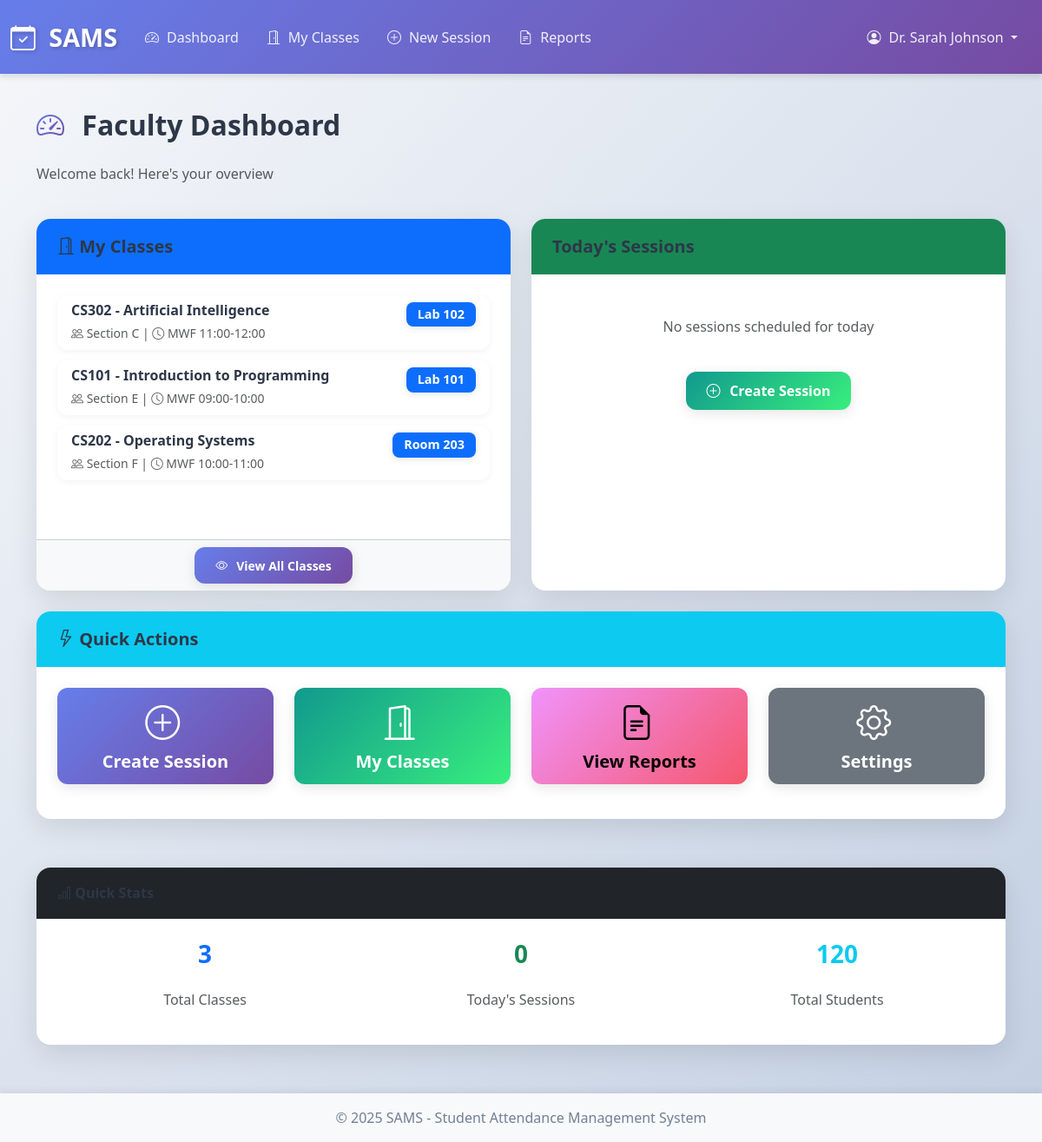
The app's page /faculty/dashboard (signed in) with its own data.
### app.py (models this page shows)
class User(db.Model):
    __tablename__ = 'users'
    id = db.Column(db.Integer, primary_key=True)
    username = db.Column(db.String(80), unique=True, nullable=False)
    email = db.Column(db.String(120), unique=True, nullable=False)
    password_hash = db.Column(db.String(200), nullable=False)
    role = db.Column(db.String(20), nullable=False)
    full_name = db.Column(db.String(100), nullable=False)
    created_at = db.Column(db.DateTime, default=datetime.utcnow)
    is_active = db.Column(db.Boolean, default=True)

class Class(db.Model):
    __tablename__ = 'classes'
    id = db.Column(db.Integer, primary_key=True)
    course_id = db.Column(db.Integer, db.ForeignKey('courses.id'), nullable=False)
    faculty_id = db.Column(db.Integer, db.ForeignKey('faculty.id'), nullable=False)
    section = db.Column(db.String(10))
    schedule = db.Column(db.String(100))
    room = db.Column(db.String(20))
    course = db.relationship('Course', backref='classes')
    faculty = db.relationship('Faculty', backref='classes')

class Course(db.Model):
    __tablename__ = 'courses'
    id = db.Column(db.Integer, primary_key=True)
    course_code = db.Column(db.String(20), unique=True, nullable=False)
    course_name = db.Column(db.String(100), nullable=False)
    department = db.Column(db.String(100))
    credits = db.Column(db.Integer)
    year = db.Column(db.Integer)
    semester = db.Column(db.Integer)

### app.py (the view)
@app.route('/faculty/dashboard')
@role_required('faculty')
def faculty_dashboard():
    faculty = get_current_faculty()
    if not faculty:
        return redirect(url_for('login'))
    my_classes = Class.query.filter_by(faculty_id=faculty.id).all()
    today = datetime.now().date()
    today_sessions = AttendanceSession.query.filter(
        AttendanceSession.class_id.in_([c.id for c in my_classes]),
        AttendanceSession.date == today
    ).all()
    return render_template('faculty/dashboard.html',
                         my_classes=my_classes,
                         today_sessions=today_sessions)

### templates/faculty/dashboard.html (shortened to what this page needs)
{% extends "base.html" %}
{% block content %}
<div class="row mb-4">
    <div class="col-md-12">
        <h2><i class="bi bi-speedometer2"></i> Faculty Dashboard</h2>
        <p class="text-muted">Welcome back! Here's your overview</p>
    </div>
</div>
<div class="row">
    <div class="col-md-6 mb-4">
        <div class="card h-100">
            <div class="card-header bg-primary text-white">
                <h5 class="mb-0"><i class="bi bi-door-open"></i> My Classes</h5>
            </div>
            <div class="card-body" style="max-height: 400px; overflow-y: auto;">
                {% if my_classes %}
                <div class="list-group list-group-flush">
                    {% for class in my_classes %}
                    <a href="{{ url_for('faculty_class_detail', class_id=class.id) }}"
                       class="list-group-item list-group-item-action">
                        <div class="d-flex w-100 justify-content-between">
                            <div>
                                <h6 class="mb-1">{{ class.course.course_code }} - {{ class.course.course_name }}</h6>
                                <small class="text-muted">
                                    <i class="bi bi-people"></i> Section {{ class.section }} |
                                    <i class="bi bi-clock"></i> {{ class.schedule }}
                                </small>
                            </div>
                            <span class="badge bg-primary align-self-start">{{ class.room }}</span>
                        </div>
                    </a>
                    {% endfor %}
                </div>
                {% else %}
                <p class="text-muted text-center py-4">No classes assigned</p>
                {% endif %}
            </div>
            <div class="card-footer bg-light text-center">
                <a href="{{ url_for('faculty_classes') }}" class="btn btn-primary btn-sm">
                    <i class="bi bi-eye"></i> View All Classes
                </a>
            </div>
        </div>
    </div>
    <div class="col-md-6 mb-4">
        <div class="card h-100">
            <div class="card-header bg-success text-white">
                <h5 class="mb-0"> Today's Sessions</h5>
            </div>
            <div class="card-body" style="max-height: 400px; overflow-y: auto;">
                {% if today_sessions %}
                <div class="list-group list-group-flush">
                    {% for session in today_sessions %}
                    <a href="{{ url_for('faculty_session_detail', session_id=session.id) }}"
                       class="list-group-item list-group-item-action">
                        <div class="d-flex w-100 justify-content-between">
                            <div>
                                <h6 class="mb-1">{{ session.class_ref.course.course_name }}</h6>
                                <small class="text-muted">
                                    <i class="bi bi-clock"></i> {{ session.start_time.strftime('%H:%M') }} - {{ session.end_time.strftime('%H:%M') }}
                                </small>
                            </div>
                            <span class="badge bg-{{ 'success' if session.is_active else 'secondary' }} align-self-start">
                                {{ 'Active' if session.is_active else 'Completed' }}
                            </span>
                        </div>
                    </a>
                    {% endfor %}
                </div>
                {% else %}
                <p class="text-muted text-center py-4">No sessions scheduled for today</p>
                <div class="text-center">
                    <a href="{{ url_for('faculty_create_session') }}" class="btn btn-success">
                        <i class="bi bi-plus-circle"></i> Create Session
                    </a>
                </div>
                {% endif %}
            </div>
        </div>
    </div>
</div>
<div class="row">
    <div class="col-md-12">
        <div class="card">
            <div class="card-header bg-info text-white">
                <h5 class="mb-0"><i class="bi bi-lightning"></i> Quick Actions</h5>
            </div>
            <div class="card-body">
                <div class="row text-center">
                    <div class="col-md-3 mb-3">
                        <a href="{{ url_for('faculty_create_session') }}" class="btn btn-primary btn-lg w-100">
                            <i class="bi bi-plus-circle d-block fs-1"></i>
                            Create Session
                        </a>
                    </div>
                    <div class="col-md-3 mb-3">
                        <a href="{{ url_for('faculty_classes') }}" class="btn btn-success btn-lg w-100">
                            <i class="bi bi-door-open d-block fs-1"></i>
                            My Classes
                        </a>
                    </div>
                    <div class="col-md-3 mb-3">
                        <a href="{{ url_for('faculty_reports') }}" class="btn btn-warning btn-lg w-100">
                            <i class="bi bi-file-earmark-text d-block fs-1"></i>
                            View Reports
                        </a>
                    </div>
                    <div class="col-md-3 mb-3">
                        <a href="{{ url_for('admin_classes') }}" class="btn btn-secondary btn-lg w-100">
                            <i class="bi bi-gear d-block fs-1"></i>
                            Settings
                        </a>
                    </div>
                </div>
            </div>
        </div>
    </div>
</div>
<div class="row mt-4">
    <div class="col-md-12">
        <div class="card">
            <div class="card-header bg-dark text-white">
                <h6 class="mb-0"><i class="bi bi-bar-chart"></i> Quick Stats</h6>
            </div>
            <div class="card-body">
                <div class="row text-center">
                    <div class="col-md-4">
                        <h3 class="text-primary">{{ my_classes|length }}</h3>
                        <p class="text-muted">Total Classes</p>
                    </div>
                    <div class="col-md-4">
                        <h3 class="text-success">{{ today_sessions|length }}</h3>
                        <p class="text-muted">Today's Sessions</p>
                    </div>
                    <div class="col-md-4">
                        <h3 class="text-info">
                            {% set total_students = namespace(count=0) %}
                            {% for class in my_classes %}
                                {% set total_students.count = total_students.count + class.enrollments|length %}
                            {% endfor %}
                            {{ total_students.count }}
                        </h3>
                        <p class="text-muted">Total Students</p>
                    </div>
                </div>
            </div>
        </div>
    </div>
</div>
{% endblock %}

### templates/base.html (shortened to what this page needs)
<!DOCTYPE html>
<html lang="en">
<head>
    <link href="https://cdn.jsdelivr.net/npm/bootstrap@5.3.0/dist/css/bootstrap.min.css" rel="stylesheet">
    <link rel="stylesheet" href="https://cdn.jsdelivr.net/npm/bootstrap-icons@1.10.0/font/bootstrap-icons.css">
    <link rel="stylesheet" href="{{ url_for('static', filename='css/style.css') }}">
</head>
<body>
    {% if session.user_id %}
    <nav class="navbar navbar-expand-lg navbar-dark bg-primary">
        <div class="container-fluid">
            <a class="navbar-brand" href="{{ url_for('dashboard') }}">
                <i class="bi bi-calendar-check"></i> SAMS
            </a>
            <div class="collapse navbar-collapse" id="navbarNav">
                <ul class="navbar-nav me-auto">
                    {% if session.role == 'admin' %}
                    <li class="nav-item">
                        <a class="nav-link" href="{{ url_for('admin_dashboard') }}">
                            <i class="bi bi-speedometer2"></i> Dashboard
                        </a>
                    </li>
                    <li class="nav-item">
                        <a class="nav-link" href="{{ url_for('admin_users') }}">
                            <i class="bi bi-people"></i> Users
                        </a>
                    </li>
                    <li class="nav-item">
                        <a class="nav-link" href="{{ url_for('admin_courses') }}">
                            <i class="bi bi-book"></i> Courses
                        </a>
                    </li>
                    <li class="nav-item">
                        <a class="nav-link" href="{{ url_for('admin_classes') }}">
                            <i class="bi bi-door-open"></i> Classes
                        </a>
                    </li>
                    <li class="nav-item">
                        <a class="nav-link" href="{{ url_for('admin_reports') }}">
                            <i class="bi bi-file-earmark-text"></i> Reports
                        </a>
                    </li>
                    {% elif session.role == 'faculty' %}
                    <li class="nav-item">
                        <a class="nav-link" href="{{ url_for('faculty_dashboard') }}">
                            <i class="bi bi-speedometer2"></i> Dashboard
                        </a>
                    </li>
                    <li class="nav-item">
                        <a class="nav-link" href="{{ url_for('faculty_classes') }}">
                            <i class="bi bi-door-open"></i> My Classes
                        </a>
                    </li>
                    <li class="nav-item">
                        <a class="nav-link" href="{{ url_for('faculty_create_session') }}">
                            <i class="bi bi-plus-circle"></i> New Session
                        </a>
                    </li>
                    <li class="nav-item">
                        <a class="nav-link" href="{{ url_for('faculty_reports') }}">
                            <i class="bi bi-file-earmark-text"></i> Reports
                        </a>
                    </li>
                    {% endif %}
                </ul>
                <ul class="navbar-nav">
                    <li class="nav-item dropdown">
                        <a class="nav-link dropdown-toggle" href="#" id="navbarDropdown" role="button" data-bs-toggle="dropdown">
                            <i class="bi bi-person-circle"></i> {{ session.full_name }}
                        </a>
                    </li>
                </ul>
            </div>
        </div>
    </nav>
    {% endif %}
    <main class="container my-4">
        {% block content %}{% endblock %}
    </main>
    <footer class="footer mt-auto py-3 bg-light">
        <div class="container text-center">
            <span class="text-muted">© 2025 SAMS - Student Attendance Management System</span>
        </div>
    </footer>
</body>
</html>

### records on screen
User: full_name "Dr. Sarah Johnson"
Class: course.course_code "CS302", course.course_name "Artificial Intelligence", section "C", schedule "MWF 11:00-12:00", room "Lab 102"
Class: course.course_code "CS101", course.course_name "Introduction to Programming", section "E", schedule "MWF 09:00-10:00", room "Lab 101"
Class: course.course_code "CS202", course.course_name "Operating Systems", section "F", schedule "MWF 10:00-11:00", room "Room 203"

### other values on screen
{{ my_classes|length }} "3"
{{ today_sessions|length }} "0"
{{ total_students.count }} "120"
